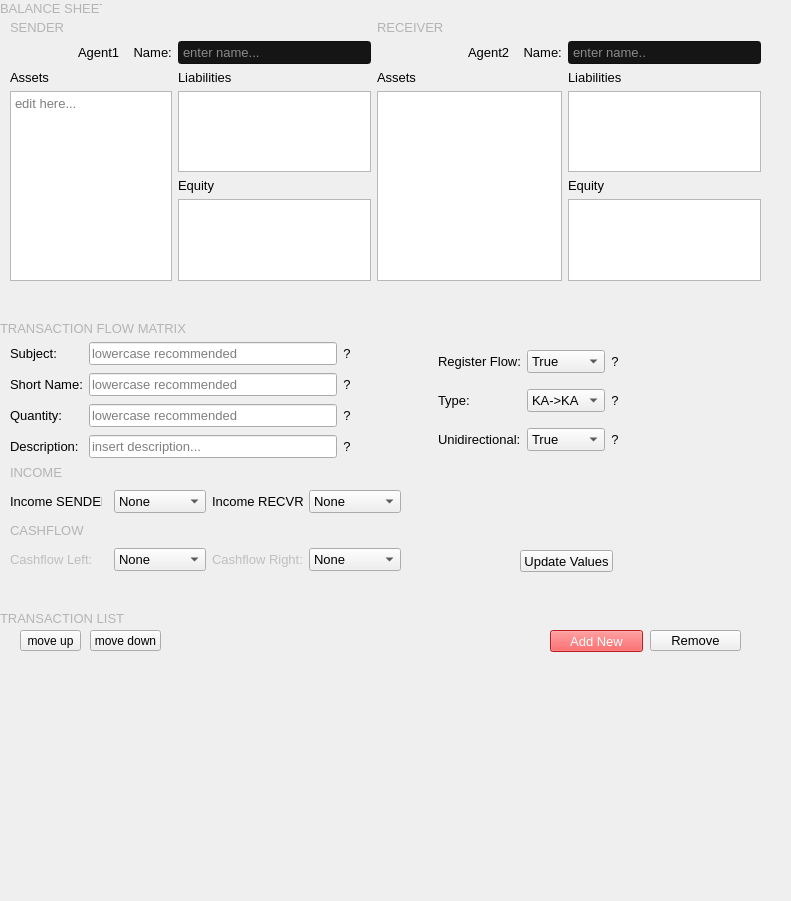
   <widget class="QWidget" name="widget_10" native="true">
    <property name="geometry">
     <rect>
      <x>20</x>
      <y>10</y>
      <width>791</width>
      <height>901</height>
     </rect>
    </property>
    <widget class="QWidget" name="widget_3" native="true">
     <property name="geometry">
      <rect>
       <x>0</x>
       <y>600</y>
       <width>761</width>
       <height>311</height>
      </rect>
     </property>
     <widget class="QPushButton" name="moveDnBtn">
      <property name="enabled">
       <bool>true</bool>
      </property>
      <property name="geometry">
       <rect>
        <x>90</x>
        <y>30</y>
        <width>71</width>
        <height>21</height>
       </rect>
      </property>
      <property name="toolTip">
       <string>&lt;html&gt;&lt;head/&gt;&lt;body&gt;&lt;p&gt;coming soon...&lt;/p&gt;&lt;/body&gt;&lt;/html&gt;</string>
      </property>
      <property name="styleSheet">
       <string notr="true">QPushButton:disabled{
background-color: rgb(245, 245, 245);
color:rgb(136, 136, 136);
}</string>
      </property>
      <property name="text">
       <string>move down</string>
      </property>
     </widget>
     <widget class="QPushButton" name="moveUpBtn">
      <property name="enabled">
       <bool>true</bool>
      </property>
      <property name="geometry">
       <rect>
        <x>20</x>
        <y>30</y>
        <width>61</width>
        <height>21</height>
       </rect>
      </property>
      <property name="toolTip">
       <string>&lt;html&gt;&lt;head/&gt;&lt;body&gt;&lt;p&gt;coming soon...&lt;/p&gt;&lt;/body&gt;&lt;/html&gt;</string>
      </property>
      <property name="styleSheet">
       <string notr="true">QPushButton:disabled{
background-color: rgb(245, 245, 245);
color:rgb(136, 136, 136);
}</string>
      </property>
      <property name="text">
       <string>move up</string>
      </property>
     </widget>
     <widget class="QLabel" name="agent1Label_9">
      <property name="geometry">
       <rect>
        <x>0</x>
        <y>10</y>
        <width>321</width>
        <height>16</height>
       </rect>
      </property>
      <property name="font">
       <font>
        <pointsize>10</pointsize>
        <weight>1</weight>
        <bold>false</bold>
       </font>
      </property>
      <property name="styleSheet">
       <string notr="true">font-size:10pt;
color: rgb(180, 180, 180);</string>
      </property>
      <property name="text">
       <string>TRANSACTION LIST</string>
      </property>
     </widget>
     <widget class="QPushButton" name="removeButton">
      <property name="geometry">
       <rect>
        <x>650</x>
        <y>30</y>
        <width>91</width>
        <height>21</height>
       </rect>
      </property>
      <property name="toolTip">
       <string>&lt;html&gt;&lt;head/&gt;&lt;body&gt;&lt;p&gt;Remove the curently selected transaction&lt;/p&gt;&lt;/body&gt;&lt;/html&gt;</string>
      </property>
      <property name="styleSheet">
       <string notr="true">font-size: 10pt;</string>
      </property>
      <property name="text">
       <string>Remove</string>
      </property>
     </widget>
     <widget class="QPushButton" name="addButton">
      <property name="geometry">
       <rect>
        <x>550</x>
        <y>30</y>
        <width>93</width>
        <height>22</height>
       </rect>
      </property>
      <property name="toolTip">
       <string>&lt;html&gt;&lt;head/&gt;&lt;body&gt;&lt;p&gt;Add a new transaction&lt;/p&gt;&lt;/body&gt;&lt;/html&gt;</string>
      </property>
      <property name="styleSheet">
       <string notr="true">QPushButton{
background-color: rgb(255, 44, 47);
border-color: rgb(255, 255, 255);
color: white;
font-size:10pt;
}


QPushButton:pressed {
background-color: rgb(245, 182, 183);
border-color: rgb(255, 144, 146);
}
</string>
      </property>
      <property name="text">
       <string>Add New</string>
      </property>
     </widget>
    </widget>
    <widget class="QWidget" name="widget" native="true">
     <property name="geometry">
      <rect>
       <x>10</x>
       <y>20</y>
       <width>751</width>
       <height>261</height>
      </rect>
     </property>
     <layout class="QGridLayout" name="gridLayout_2">
      <item row="8" column="4">
       <widget class="QLabel" name="label_4">
        <property name="styleSheet">
         <string notr="true">font-size:10pt</string>
        </property>
        <property name="text">
         <string>Assets</string>
        </property>
       </widget>
      </item>
      <item row="9" column="2">
       <widget class="QTextEdit" name="LiabilityListLeft">
        <property name="styleSheet">
         <string notr="true">font-size:10pt;</string>
        </property>
        <property name="tabChangesFocus">
         <bool>true</bool>
        </property>
       </widget>
      </item>
      <item row="9" column="4" rowspan="3" colspan="3">
       <widget class="QTextEdit" name="AssetListRight">
        <property name="styleSheet">
         <string notr="true">font-size:10pt;</string>
        </property>
        <property name="tabChangesFocus">
         <bool>true</bool>
        </property>
       </widget>
      </item>
      <item row="9" column="7">
       <widget class="QTextEdit" name="LiabilityListRight">
        <property name="styleSheet">
         <string notr="true">font-size:10pt;</string>
        </property>
        <property name="tabChangesFocus">
         <bool>true</bool>
        </property>
       </widget>
      </item>
      <item row="10" column="2">
       <widget class="QLabel" name="label_5">
        <property name="styleSheet">
         <string notr="true">font-size:10pt</string>
        </property>
        <property name="text">
         <string>Equity</string>
        </property>
       </widget>
      </item>
      <item row="11" column="2">
       <widget class="QTextEdit" name="EquityListLeft">
        <property name="styleSheet">
         <string notr="true">font-size:10pt;</string>
        </property>
        <property name="tabChangesFocus">
         <bool>true</bool>
        </property>
       </widget>
      </item>
      <item row="10" column="7">
       <widget class="QLabel" name="label_19">
        <property name="styleSheet">
         <string notr="true">font-size:10pt</string>
        </property>
        <property name="text">
         <string>Equity</string>
        </property>
       </widget>
      </item>
      <item row="11" column="7">
       <widget class="QTextEdit" name="EquityListRight">
        <property name="styleSheet">
         <string notr="true">font-size:10pt;</string>
        </property>
        <property name="tabChangesFocus">
         <bool>true</bool>
        </property>
       </widget>
      </item>
      <item row="8" column="7">
       <widget class="QLabel" name="label_3">
        <property name="styleSheet">
         <string notr="true">font-size:10pt</string>
        </property>
        <property name="text">
         <string>Liabilities</string>
        </property>
       </widget>
      </item>
      <item row="1" column="4">
       <widget class="QLabel" name="agent1Label_3">
        <property name="font">
         <font>
          <pointsize>10</pointsize>
          <weight>1</weight>
          <bold>false</bold>
         </font>
        </property>
        <property name="styleSheet">
         <string notr="true">color: rgb(180, 180, 180);
font-size:10pt;</string>
        </property>
        <property name="text">
         <string>RECEIVER</string>
        </property>
       </widget>
      </item>
      <item row="8" column="0">
       <widget class="QLabel" name="label">
        <property name="styleSheet">
         <string notr="true">font-size:10pt</string>
        </property>
        <property name="text">
         <string>Assets</string>
        </property>
       </widget>
      </item>
      <item row="8" column="2">
       <widget class="QLabel" name="label_2">
        <property name="styleSheet">
         <string notr="true">font-size:10pt</string>
        </property>
        <property name="text">
         <string>Liabilities</string>
        </property>
       </widget>
      </item>
      <item row="9" column="0" rowspan="3" colspan="2">
       <widget class="QTextEdit" name="AssetListLeft">
        <property name="styleSheet">
         <string notr="true">font-size:10pt;</string>
        </property>
        <property name="tabChangesFocus">
         <bool>true</bool>
        </property>
        <property name="placeholderText">
         <string>edit here...</string>
        </property>
       </widget>
      </item>
      <item row="2" column="7">
       <widget class="QLineEdit" name="agent2Edit">
        <property name="font">
         <font>
          <pointsize>10</pointsize>
          <weight>1</weight>
          <bold>false</bold>
         </font>
        </property>
        <property name="styleSheet">
         <string notr="true">padding: 2px 2px;
background-color: rgb(21, 21, 21);
color:white;
font-size: 10pt;</string>
        </property>
        <property name="text">
         <string/>
        </property>
        <property name="placeholderText">
         <string>enter name..</string>
        </property>
       </widget>
      </item>
      <item row="2" column="6">
       <widget class="QLabel" name="agent2Label">
        <property name="font">
         <font>
          <pointsize>10</pointsize>
          <weight>1</weight>
          <bold>false</bold>
         </font>
        </property>
        <property name="styleSheet">
         <string notr="true">font-size:10pt</string>
        </property>
        <property name="text">
         <string>Agent2    Name:</string>
        </property>
       </widget>
      </item>
      <item row="1" column="0">
       <widget class="QLabel" name="agent1Label_2">
        <property name="font">
         <font>
          <pointsize>10</pointsize>
          <weight>1</weight>
          <bold>false</bold>
         </font>
        </property>
        <property name="styleSheet">
         <string notr="true">color: rgb(180, 180, 180);
font-size:10pt;</string>
        </property>
        <property name="text">
         <string>SENDER</string>
        </property>
       </widget>
      </item>
      <item row="2" column="2">
       <widget class="QLineEdit" name="agent1Edit">
        <property name="font">
         <font>
          <pointsize>10</pointsize>
          <weight>1</weight>
          <bold>false</bold>
         </font>
        </property>
        <property name="styleSheet">
         <string notr="true">padding: 2px 2px;
background-color: rgb(21, 21, 21);
color:white;
font-size:10pt;
</string>
        </property>
        <property name="text">
         <string/>
        </property>
        <property name="placeholderText">
         <string>enter name...</string>
        </property>
       </widget>
      </item>
      <item row="2" column="1">
       <widget class="QLabel" name="agent1Label">
        <property name="font">
         <font>
          <pointsize>10</pointsize>
          <weight>1</weight>
          <bold>false</bold>
         </font>
        </property>
        <property name="styleSheet">
         <string notr="true">font-size:10pt</string>
        </property>
        <property name="text">
         <string>Agent1    Name:</string>
        </property>
       </widget>
      </item>
     </layout>
    </widget>
    <widget class="QWidget" name="widget_7" native="true">
     <property name="geometry">
      <rect>
       <x>-10</x>
       <y>300</y>
       <width>781</width>
       <height>311</height>
      </rect>
     </property>
     <widget class="QWidget" name="widget_6" native="true">
      <property name="geometry">
       <rect>
        <x>650</x>
        <y>180</y>
        <width>111</width>
        <height>91</height>
       </rect>
      </property>
      <layout class="QGridLayout" name="gridLayout_5"/>
     </widget>
     <widget class="QWidget" name="widget_5" native="true">
      <property name="geometry">
       <rect>
        <x>390</x>
        <y>40</y>
        <width>239</width>
        <height>121</height>
       </rect>
      </property>
      <layout class="QGridLayout" name="gridLayout_4">
       <item row="2" column="2">
        <widget class="QComboBox" name="registerFlowBox">
         <property name="toolTip">
          <string>Register in the top part of the transaction matrix?</string>
         </property>
         <property name="styleSheet">
          <string notr="true">font-size: 10pt;</string>
         </property>
         <item>
          <property name="text">
           <string>True</string>
          </property>
         </item>
         <item>
          <property name="text">
           <string>False</string>
          </property>
         </item>
        </widget>
       </item>
       <item row="3" column="3">
        <widget class="QPushButton" name="arrangeButton_8">
         <property name="enabled">
          <bool>true</bool>
         </property>
         <property name="toolTip">
          <string>&lt;html&gt;&lt;head/&gt;&lt;body&gt;&lt;p&gt;&lt;span style=&quot; font-size:8pt;&quot;&gt;Account From -&amp;gt; To&lt;/span&gt;&lt;/p&gt;&lt;p&gt;&lt;span style=&quot; font-size:8pt;&quot;&gt;KA = Capital Account&lt;/span&gt;&lt;/p&gt;&lt;p&gt;&lt;span style=&quot; font-size:8pt;&quot;&gt;CA = Current Account&lt;/span&gt;&lt;/p&gt;&lt;/body&gt;&lt;/html&gt;</string>
         </property>
         <property name="styleSheet">
          <string notr="true">font-size:10pt;
border-radius: 10px;</string>
         </property>
         <property name="text">
          <string>?</string>
         </property>
        </widget>
       </item>
       <item row="4" column="1">
        <widget class="QLabel" name="label_16">
         <property name="styleSheet">
          <string notr="true">font-size:10pt;</string>
         </property>
         <property name="text">
          <string>Unidirectional:</string>
         </property>
        </widget>
       </item>
       <item row="4" column="2">
        <widget class="QComboBox" name="comboUnidir">
         <property name="styleSheet">
          <string notr="true">font-size: 10pt;</string>
         </property>
         <item>
          <property name="text">
           <string>True</string>
          </property>
         </item>
         <item>
          <property name="text">
           <string>False</string>
          </property>
         </item>
        </widget>
       </item>
       <item row="4" column="3">
        <widget class="QPushButton" name="arrangeButton_9">
         <property name="enabled">
          <bool>true</bool>
         </property>
         <property name="toolTip">
          <string>&lt;html&gt;&lt;head/&gt;&lt;body&gt;&lt;p&gt;Restrict values to zero or greater&lt;/p&gt;&lt;/body&gt;&lt;/html&gt;</string>
         </property>
         <property name="styleSheet">
          <string notr="true">font-size:10pt;
border-radius: 10px;</string>
         </property>
         <property name="text">
          <string>?</string>
         </property>
        </widget>
       </item>
       <item row="3" column="1">
        <widget class="QLabel" name="label_7">
         <property name="styleSheet">
          <string notr="true">font-size:10pt;</string>
         </property>
         <property name="text">
          <string>Type:</string>
         </property>
        </widget>
       </item>
       <item row="2" column="3">
        <widget class="QPushButton" name="arrangeButton_7">
         <property name="enabled">
          <bool>true</bool>
         </property>
         <property name="toolTip">
          <string>&lt;html&gt;&lt;head/&gt;&lt;body&gt;&lt;p&gt;&lt;span style=&quot; font-size:8pt;&quot;&gt;Register the flow in the upper half of the transaction flow matrix?&lt;/span&gt;&lt;/p&gt;&lt;/body&gt;&lt;/html&gt;</string>
         </property>
         <property name="styleSheet">
          <string notr="true">font-size:10pt;
border-radius: 10px;</string>
         </property>
         <property name="text">
          <string>?</string>
         </property>
        </widget>
       </item>
       <item row="2" column="1">
        <widget class="QLabel" name="label_6">
         <property name="styleSheet">
          <string notr="true">font-size:10pt;</string>
         </property>
         <property name="text">
          <string>Register Flow:</string>
         </property>
        </widget>
       </item>
       <item row="3" column="2">
        <widget class="QComboBox" name="editType">
         <property name="styleSheet">
          <string notr="true">font-size: 10pt;</string>
         </property>
         <item>
          <property name="text">
           <string>KA-&gt;KA</string>
          </property>
         </item>
         <item>
          <property name="text">
           <string>CA-&gt;KA</string>
          </property>
         </item>
         <item>
          <property name="text">
           <string>CA-&gt;CA</string>
          </property>
         </item>
         <item>
          <property name="text">
           <string>KA-&gt;CA</string>
          </property>
         </item>
        </widget>
       </item>
       <item row="3" column="0">
        <spacer name="horizontalSpacer_3">
         <property name="orientation">
          <enum>Qt::Horizontal</enum>
         </property>
         <property name="sizeHint" stdset="0">
          <size>
           <width>40</width>
           <height>20</height>
          </size>
         </property>
        </spacer>
       </item>
      </layout>
     </widget>
     <widget class="QWidget" name="widget_2" native="true">
      <property name="geometry">
       <rect>
        <x>20</x>
        <y>40</y>
        <width>341</width>
        <height>121</height>
       </rect>
      </property>
      <layout class="QGridLayout" name="gridLayout">
       <item row="1" column="5">
        <widget class="QPushButton" name="arrangeButton_3">
         <property name="enabled">
          <bool>true</bool>
         </property>
         <property name="toolTip">
          <string>This will label the row in the transaction flow matrix </string>
         </property>
         <property name="styleSheet">
          <string notr="true">font-size:10pt;
border-radius: 10px;</string>
         </property>
         <property name="text">
          <string>?</string>
         </property>
        </widget>
       </item>
       <item row="1" column="0">
        <widget class="QLabel" name="label_9">
         <property name="toolTip">
          <string>&lt;html&gt;&lt;head/&gt;&lt;body&gt;&lt;p&gt;This is the row label in the transaction flow matrix&lt;/p&gt;&lt;/body&gt;&lt;/html&gt;</string>
         </property>
         <property name="styleSheet">
          <string notr="true">font-size:10pt;</string>
         </property>
         <property name="text">
          <string>Subject:</string>
         </property>
        </widget>
       </item>
       <item row="2" column="0">
        <widget class="QLabel" name="label_15">
         <property name="toolTip">
          <string>&lt;html&gt;&lt;head/&gt;&lt;body&gt;&lt;p&gt;This determines the python function name later&lt;/p&gt;&lt;/body&gt;&lt;/html&gt;</string>
         </property>
         <property name="styleSheet">
          <string notr="true">font-size:10pt;</string>
         </property>
         <property name="text">
          <string>Short Name:</string>
         </property>
        </widget>
       </item>
       <item row="2" column="1">
        <widget class="QLineEdit" name="editShortname">
         <property name="styleSheet">
          <string notr="true">font-size: 10pt;</string>
         </property>
         <property name="placeholderText">
          <string>lowercase recommended</string>
         </property>
        </widget>
       </item>
       <item row="1" column="1">
        <widget class="QLineEdit" name="editSubject">
         <property name="styleSheet">
          <string notr="true">font-size: 10pt;</string>
         </property>
         <property name="placeholderText">
          <string>lowercase recommended</string>
         </property>
        </widget>
       </item>
       <item row="4" column="1">
        <widget class="QLineEdit" name="editQuantity">
         <property name="styleSheet">
          <string notr="true">font-size: 10pt;</string>
         </property>
         <property name="placeholderText">
          <string>lowercase recommended</string>
         </property>
        </widget>
       </item>
       <item row="2" column="5">
        <widget class="QPushButton" name="arrangeButton_4">
         <property name="enabled">
          <bool>true</bool>
         </property>
         <property name="toolTip">
          <string>This will be the name of the transaction in the Python script and the display name in the graph</string>
         </property>
         <property name="styleSheet">
          <string notr="true">font-size:10pt;
border-radius: 10px;</string>
         </property>
         <property name="text">
          <string>?</string>
         </property>
        </widget>
       </item>
       <item row="4" column="5">
        <widget class="QPushButton" name="arrangeButton_5">
         <property name="enabled">
          <bool>true</bool>
         </property>
         <property name="toolTip">
          <string>This is an analytical expression, i.e. the cell in the transaction flow matrix</string>
         </property>
         <property name="styleSheet">
          <string notr="true">font-size:10pt;
border-radius: 10px;</string>
         </property>
         <property name="text">
          <string>?</string>
         </property>
        </widget>
       </item>
       <item row="5" column="5">
        <widget class="QPushButton" name="arrangeButton_6">
         <property name="enabled">
          <bool>true</bool>
         </property>
         <property name="toolTip">
          <string>This is a description string for better documentation</string>
         </property>
         <property name="styleSheet">
          <string notr="true">font-size:10pt;
border-radius: 10px;</string>
         </property>
         <property name="text">
          <string>?</string>
         </property>
        </widget>
       </item>
       <item row="5" column="1">
        <widget class="QLineEdit" name="editDescription">
         <property name="styleSheet">
          <string notr="true">font-size: 10pt;</string>
         </property>
         <property name="placeholderText">
          <string>insert description...</string>
         </property>
        </widget>
       </item>
       <item row="4" column="0">
        <widget class="QLabel" name="label_8">
         <property name="toolTip">
          <string>&lt;html&gt;&lt;head/&gt;&lt;body&gt;&lt;p&gt;Put a mathematical expression like 'q' or 'I_f'&lt;/p&gt;&lt;/body&gt;&lt;/html&gt;</string>
         </property>
         <property name="styleSheet">
          <string notr="true">font-size:10pt;</string>
         </property>
         <property name="text">
          <string>Quantity:</string>
         </property>
        </widget>
       </item>
       <item row="5" column="0">
        <widget class="QLabel" name="label_14">
         <property name="toolTip">
          <string>&lt;html&gt;&lt;head/&gt;&lt;body&gt;&lt;p&gt;Insert a short but understandable description&lt;/p&gt;&lt;/body&gt;&lt;/html&gt;</string>
         </property>
         <property name="styleSheet">
          <string notr="true">font-size:10pt;</string>
         </property>
         <property name="text">
          <string>Description:</string>
         </property>
        </widget>
       </item>
      </layout>
     </widget>
     <widget class="QLabel" name="agent1Label_6">
      <property name="geometry">
       <rect>
        <x>10</x>
        <y>20</y>
        <width>321</width>
        <height>16</height>
       </rect>
      </property>
      <property name="font">
       <font>
        <pointsize>10</pointsize>
        <weight>1</weight>
        <bold>false</bold>
       </font>
      </property>
      <property name="styleSheet">
       <string notr="true">font-size:10pt;
color: rgb(180, 180, 180);</string>
      </property>
      <property name="text">
       <string>TRANSACTION FLOW MATRIX</string>
      </property>
     </widget>
     <widget class="QWidget" name="widget_4" native="true">
      <property name="geometry">
       <rect>
        <x>20</x>
        <y>160</y>
        <width>391</width>
        <height>111</height>
       </rect>
      </property>
      <layout class="QGridLayout" name="gridLayout_3">
       <item row="1" column="3">
        <widget class="QLabel" name="label_12">
         <property name="styleSheet">
          <string notr="true">font-size:10pt</string>
         </property>
         <property name="text">
          <string>Income RECVR:</string>
         </property>
        </widget>
       </item>
       <item row="0" column="0" colspan="2">
        <widget class="QLabel" name="agent1Label_4">
         <property name="font">
          <font>
           <pointsize>10</pointsize>
           <weight>1</weight>
           <bold>false</bold>
          </font>
         </property>
         <property name="styleSheet">
          <string notr="true">font-size:10pt;
color: rgb(180, 180, 180);</string>
         </property>
         <property name="text">
          <string>INCOME </string>
         </property>
        </widget>
       </item>
       <item row="4" column="3">
        <widget class="QLabel" name="label_13">
         <property name="enabled">
          <bool>false</bool>
         </property>
         <property name="styleSheet">
          <string notr="true">font-size:10pt</string>
         </property>
         <property name="text">
          <string>Cashflow Right:</string>
         </property>
        </widget>
       </item>
       <item row="4" column="0">
        <widget class="QLabel" name="label_11">
         <property name="enabled">
          <bool>false</bool>
         </property>
         <property name="styleSheet">
          <string notr="true">font-size:10pt;</string>
         </property>
         <property name="text">
          <string>Cashflow Left:</string>
         </property>
        </widget>
       </item>
       <item row="1" column="0">
        <widget class="QLabel" name="label_10">
         <property name="styleSheet">
          <string notr="true">font-size:10pt;</string>
         </property>
         <property name="text">
          <string>Income SENDER:</string>
         </property>
        </widget>
       </item>
       <item row="2" column="0" colspan="2">
        <widget class="QLabel" name="agent1Label_5">
         <property name="font">
          <font>
           <pointsize>10</pointsize>
           <weight>1</weight>
           <bold>false</bold>
          </font>
         </property>
         <property name="styleSheet">
          <string notr="true">font-size:10pt;
color: rgb(180, 180, 180);</string>
         </property>
         <property name="text">
          <string>CASHFLOW</string>
         </property>
        </widget>
       </item>
       <item row="1" column="5">
        <widget class="QComboBox" name="comboIncomeRight">
         <property name="toolTip">
          <string>&lt;html&gt;&lt;head/&gt;&lt;body&gt;&lt;p&gt;automatically registers income statement of the receiver agent&lt;/p&gt;&lt;/body&gt;&lt;/html&gt;</string>
         </property>
         <property name="styleSheet">
          <string notr="true">font-size: 10pt;</string>
         </property>
         <item>
          <property name="text">
           <string>None</string>
          </property>
         </item>
         <item>
          <property name="text">
           <string>Non-Op. Income</string>
          </property>
         </item>
         <item>
          <property name="text">
           <string>Expense</string>
          </property>
         </item>
         <item>
          <property name="text">
           <string>Tax</string>
          </property>
         </item>
         <item>
          <property name="text">
           <string>Interest</string>
          </property>
         </item>
         <item>
          <property name="text">
           <string>Nontax. Profit</string>
          </property>
         </item>
         <item>
          <property name="text">
           <string>Nontax. Loss</string>
          </property>
         </item>
         <item>
          <property name="text">
           <string>Revenue</string>
          </property>
         </item>
         <item>
          <property name="text">
           <string>Gain</string>
          </property>
         </item>
         <item>
          <property name="text">
           <string>Loss</string>
          </property>
         </item>
        </widget>
       </item>
       <item row="1" column="2">
        <widget class="QComboBox" name="comboIncomeLeft">
         <property name="toolTip">
          <string>&lt;html&gt;&lt;head/&gt;&lt;body&gt;&lt;p&gt;automatically registeres income statement of the sender agent&lt;/p&gt;&lt;/body&gt;&lt;/html&gt;</string>
         </property>
         <property name="styleSheet">
          <string notr="true">font-size: 10pt;</string>
         </property>
         <item>
          <property name="text">
           <string>None</string>
          </property>
         </item>
         <item>
          <property name="text">
           <string>Non-Op. Income</string>
          </property>
         </item>
         <item>
          <property name="text">
           <string>Revenue</string>
          </property>
         </item>
         <item>
          <property name="text">
           <string>Expense</string>
          </property>
         </item>
         <item>
          <property name="text">
           <string>Tax</string>
          </property>
         </item>
         <item>
          <property name="text">
           <string>Interest</string>
          </property>
         </item>
         <item>
          <property name="text">
           <string>Nontax.Profit</string>
          </property>
         </item>
         <item>
          <property name="text">
           <string>Nontax. Loss</string>
          </property>
         </item>
         <item>
          <property name="text">
           <string>Gain</string>
          </property>
         </item>
         <item>
          <property name="text">
           <string>Loss</string>
          </property>
         </item>
        </widget>
       </item>
       <item row="4" column="2">
        <widget class="QComboBox" name="comboCashLeft">
         <property name="enabled">
          <bool>true</bool>
         </property>
         <property name="styleSheet">
          <string notr="true">font-size: 10pt;</string>
         </property>
         <item>
          <property name="text">
           <string>None</string>
          </property>
         </item>
         <item>
          <property name="text">
           <string>Operating</string>
          </property>
         </item>
         <item>
          <property name="text">
           <string>Financing</string>
          </property>
         </item>
         <item>
          <property name="text">
           <string>Investing</string>
          </property>
         </item>
        </widget>
       </item>
       <item row="4" column="5">
        <widget class="QComboBox" name="comboCashRight">
         <property name="enabled">
          <bool>true</bool>
         </property>
         <property name="styleSheet">
          <string notr="true">font-size: 10pt;</string>
         </property>
         <item>
          <property name="text">
           <string>None</string>
          </property>
         </item>
         <item>
          <property name="text">
           <string>Operating</string>
          </property>
         </item>
         <item>
          <property name="text">
           <string>Financing</string>
          </property>
         </item>
         <item>
          <property name="text">
           <string>Investing</string>
          </property>
         </item>
        </widget>
       </item>
       <item row="1" column="1">
        <spacer name="horizontalSpacer">
         <property name="orientation">
          <enum>Qt::Horizontal</enum>
         </property>
         <property name="sizeHint" stdset="0">
          <size>
           <width>40</width>
           <height>20</height>
          </size>
         </property>
        </spacer>
       </item>
       <item row="1" column="4">
        <spacer name="horizontalSpacer_2">
         <property name="orientation">
          <enum>Qt::Horizontal</enum>
         </property>
         <property name="sizeHint" stdset="0">
          <size>
           <width>40</width>
           <height>20</height>
          </size>
         </property>
        </spacer>
       </item>
      </layout>
     </widget>
     <widget class="QPushButton" name="udpateButton">
      <property name="geometry">
       <rect>
        <x>530</x>
        <y>250</y>
        <width>93</width>
        <height>22</height>
       </rect>
      </property>
      <property name="styleSheet">
       <string notr="true">QPushButton{
border-color: rgb(255, 144, 146);
font-size:10pt;
}


QPushButton:pressed {
background-color: rgb(212, 212, 212);
border-color: rgb(255, 144, 146);
}
</string>
      </property>
      <property name="text">
       <string>Update Values</string>
      </property>
     </widget>
    </widget>
    <widget class="QLabel" name="agent1Label_8">
     <property name="geometry">
      <rect>
       <x>0</x>
       <y>0</y>
       <width>102</width>
       <height>16</height>
      </rect>
     </property>
     <property name="font">
      <font>
       <pointsize>10</pointsize>
       <weight>1</weight>
       <bold>false</bold>
      </font>
     </property>
     <property name="styleSheet">
      <string notr="true">font-size:10pt;
color: rgb(180, 180, 180);</string>
     </property>
     <property name="text">
      <string>BALANCE SHEETS</string>
     </property>
    </widget>
   </widget>
